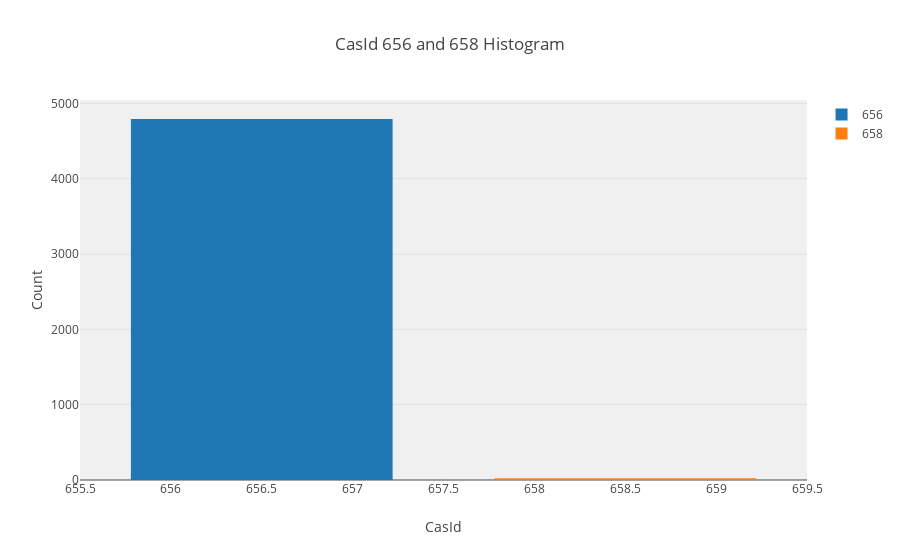

This figure's notebook cell:
### Code cell
# Let's plot a histogram of 656 and 658 CASID
hist_1 = go.Histogram(
    x = between_640_659[CASID_COLUMN][between_640_659[CASID_COLUMN] == 656].values,
    name = '656',
)
hist_2 = go.Histogram(
    x = between_640_659[CASID_COLUMN][between_640_659[CASID_COLUMN] == 658].values,
    name = '658',
)

layout = go.Layout(
    title='CasId 656 and 658 Histogram',
    xaxis=dict(
        title='CasId'
    ),
    yaxis=dict(
        title='Count'
    ),
    bargap=0.2,
    bargroupgap=0.1,
    plot_bgcolor='rgba(240,240,240, 0.95)'
)

fig = go.Figure(data=[hist_1, hist_2], layout=layout)
offline.iplot(fig)
pio.write_image(fig, get_path('histogram_casid_656_658'))
Image(get_path('histogram_casid_656_658'))

### Figure 1 — Plotly figure (JSON) as saved in the notebook; plotly's stock layout.template omitted (floating-point values rounded to 4 significant figures; data arrays with more than 128 entries replaced by an {"elided": "..."} marker saying what was removed)
{"data": [{"name": "656", "type": "histogram", "uid": "90215461-f1ea-4da7-9ac1-34f8122577f9", "x": {"elided": "4794 int values"}}, {"name": "658", "type": "histogram", "uid": "2e9f0568-0a36-4f97-834b-45fdd02ed7aa", "x": [658, 658, 658, 658, 658, 658, 658, 658, 658, 658, 658, 658, 658, 658, 658, 658, 658, 658, 658, 658, 658, 658]}], "layout": {"bargap": 0.2, "bargroupgap": 0.1, "plot_bgcolor": "rgba(240,240,240, 0.95)", "title": {"text": "CasId 656 and 658 Histogram"}, "xaxis": {"title": {"text": "CasId"}}, "yaxis": {"title": {"text": "Count"}}}}
